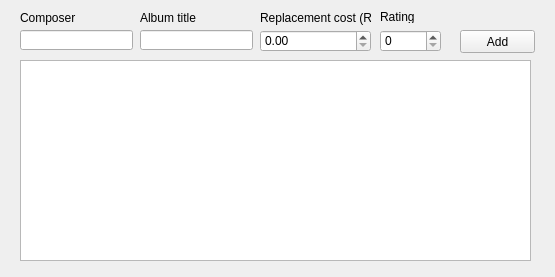
<?xml version="1.0" encoding="UTF-8"?>
<ui version="4.0">
 <class>MainWindow</class>
 <widget class="QMainWindow" name="MainWindow">
  <property name="geometry">
   <rect>
    <x>0</x>
    <y>0</y>
    <width>555</width>
    <height>277</height>
   </rect>
  </property>
  <property name="windowTitle">
   <string>Music</string>
  </property>
  <widget class="QWidget" name="centralWidget">
   <widget class="QLabel" name="labelComposer">
    <property name="geometry">
     <rect>
      <x>20</x>
      <y>10</y>
      <width>111</width>
      <height>16</height>
     </rect>
    </property>
    <property name="text">
     <string>Composer</string>
    </property>
   </widget>
   <widget class="QLabel" name="labelAlbum">
    <property name="geometry">
     <rect>
      <x>140</x>
      <y>10</y>
      <width>111</width>
      <height>16</height>
     </rect>
    </property>
    <property name="text">
     <string>Album title</string>
    </property>
   </widget>
   <widget class="QLabel" name="labelPrice">
    <property name="geometry">
     <rect>
      <x>260</x>
      <y>10</y>
      <width>111</width>
      <height>16</height>
     </rect>
    </property>
    <property name="text">
     <string>Replacement cost (R)</string>
    </property>
   </widget>
   <widget class="QLineEdit" name="composer">
    <property name="geometry">
     <rect>
      <x>20</x>
      <y>30</y>
      <width>113</width>
      <height>20</height>
     </rect>
    </property>
   </widget>
   <widget class="QLineEdit" name="album">
    <property name="geometry">
     <rect>
      <x>140</x>
      <y>30</y>
      <width>113</width>
      <height>20</height>
     </rect>
    </property>
   </widget>
   <widget class="QPushButton" name="addButton">
    <property name="geometry">
     <rect>
      <x>460</x>
      <y>30</y>
      <width>75</width>
      <height>23</height>
     </rect>
    </property>
    <property name="text">
     <string>Add</string>
    </property>
   </widget>
   <widget class="QTableView" name="tableView">
    <property name="geometry">
     <rect>
      <x>20</x>
      <y>60</y>
      <width>511</width>
      <height>201</height>
     </rect>
    </property>
   </widget>
   <widget class="QDoubleSpinBox" name="price">
    <property name="geometry">
     <rect>
      <x>260</x>
      <y>30</y>
      <width>111</width>
      <height>22</height>
     </rect>
    </property>
    <property name="maximum">
     <double>999.990000000000009</double>
    </property>
   </widget>
   <widget class="QLabel" name="labelRating">
    <property name="geometry">
     <rect>
      <x>380</x>
      <y>10</y>
      <width>46</width>
      <height>13</height>
     </rect>
    </property>
    <property name="text">
     <string>Rating</string>
    </property>
   </widget>
   <widget class="QSpinBox" name="rating">
    <property name="geometry">
     <rect>
      <x>380</x>
      <y>30</y>
      <width>61</width>
      <height>22</height>
     </rect>
    </property>
    <property name="maximum">
     <number>100</number>
    </property>
   </widget>
  </widget>
 </widget>
 <layoutdefault spacing="6" margin="11"/>
 <tabstops>
  <tabstop>composer</tabstop>
  <tabstop>album</tabstop>
  <tabstop>price</tabstop>
  <tabstop>rating</tabstop>
  <tabstop>addButton</tabstop>
  <tabstop>tableView</tabstop>
 </tabstops>
 <resources/>
 <connections/>
</ui>
